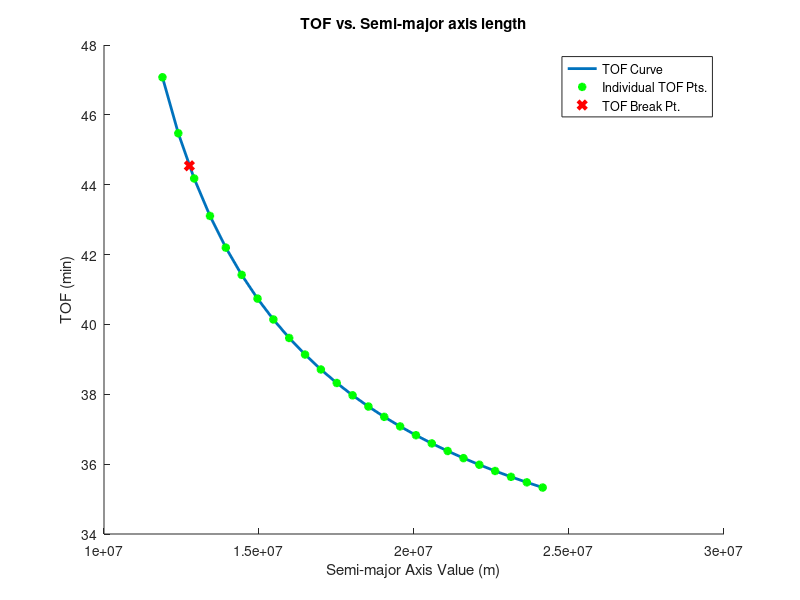
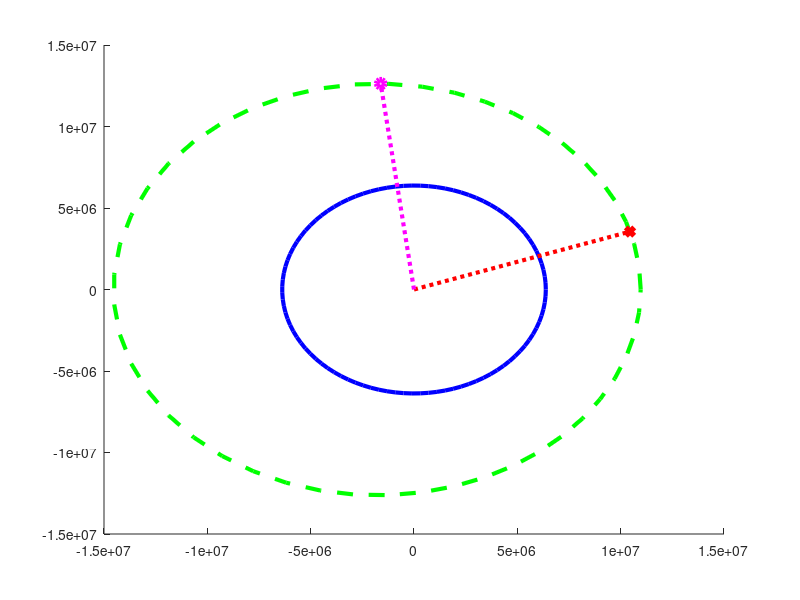

Here is the MATLAB script that generated these plots, in order: (Note: this script raises an error after producing the figures.)
%% Introduction
% Samuel Chernov(sc1823)
% Daniella Chung(djc375)
% Andrew Manfredi(ajm418) 

% Orbital Mechanics: Project 2 
% Professor Mookerjee
% Fall 2020 

% Problem #1

%% Part 0: Initializing constants 
rE=6.378e6; % Earth's Radius, m
mu=3.986e14; % m^3/s^2-> value for Earth 
h1=4663e3; % m 
h2=6352e3; % m 
theta=78.5; % deg 
t_break=44.5-0.033; % min 

%% Part A %%
r1=rE+h1; %m 
r2=rE+h2; %m 
a=(r1+r2)/2; %m 

% Initialize space for values 
TOF=zeros(1,25); 
aPltVals=zeros(1,25);

% Main Calculation 
for i=1:25
    aTemp=0; % a value for this iteration 
    
    if i==1
       aTemp=a; % calculate the maximum value 
    elseif(i~=1)
        factor=(i-1)*0.043;
        aTemp=factor*a+a;
    end
    
    % Save 'aTemp' value for plotting 
    aPltVals(i)=aTemp;
    
    % Constant 'P'
    P=sqrt(aTemp^3/mu);

    % Constant 'd' 
    d=sqrt(r1^2+r2^2-2*r1*r2*cosd(theta));

    % Finding alpha 
    tempSqrtA=sqrt((r1+r2+d)/(aTemp));
    tempSqrtA=tempSqrtA*0.5; % Finalizes right side of equal sign 

    alpha=2*asin(tempSqrtA); % alpha value, degrees

    % Finding beta
    tempSqrtB=sqrt((r1+r2-d)/(aTemp));
    tempSqrtB=tempSqrtB*0.5; % Finalizes right side of equal sign 

    beta=2*asin(tempSqrtB); % degrees value, degrees

    % Obtain TOF 
    tempTOF=P*((alpha-sin(alpha))-(beta-sin(beta))); % s 
    TOF(i)=tempTOF/60; % min
end

% Plot the Figure 
figure
hold on 
plot(aPltVals,TOF,'LineWidth',2);
plot(aPltVals,TOF,'g*','LineWidth',2);
xlabel('Semi-major Axis Value (m)');
ylabel('TOF (min)');
title('TOF vs. Semi-major axis length');


%% Part B

% Initialize space for the variables 
TOF_break=[];
aPltVals_b=[];

% Initilaize the first TOF & 'a' value from Part (a) 
TOF_break(1)=TOF(1); % initial TOF is the same 
aPltVals_b(1)=a; % intial 'a' is the same 

%{
* While Loop
* Decrease magnitude of 'a' by 0.0043
* Break when TOF falls bellow 't_break' 
* First iteration already calcualated, start loop
from iteration 2
%}
i=1; % Counter
while TOF_break(i)>t_break
   
   
   % Get 'a' for the current calculation
   aTemp_b=0.0043*a+aPltVals_b(i); 
   aPltVals_b(i+1)=aTemp_b;
   
    % Constant 'P'
    P_b=sqrt(aTemp_b^3/mu);

    % Constant 'd' 
    d_b=sqrt(r1^2+r2^2-2*r1*r2*cosd(theta));

    % Finding alpha 
    tempSqrtA_b=sqrt((r1+r2+d_b)/(aTemp_b));
    tempSqrtA_b=tempSqrtA_b*0.5; % Finalizes right side of equal sign 

    alpha_b=2*asin(tempSqrtA_b); % alpha value, degrees

    % Finding beta
    tempSqrtB_b=sqrt((r1+r2-d_b)/(aTemp_b));
    tempSqrtB_b=tempSqrtB_b*0.5; % Finalizes right side of equal sign 

    beta_b=2*asin(tempSqrtB_b); % degrees value, degrees

    % Obtain TOF 
    tempTOF_b=P_b*((alpha_b-sin(alpha_b))-(beta_b-sin(beta_b))); % s 
    TOF_break(i+1)=tempTOF_b/60; % hr
    
    % Check time condition 
    if TOF_break(i+1)<t_break
        break
    end
    
    % Increment the counter
    i=i+1;
   
end

% Plot on the same curve
plot(aPltVals_b(length(aPltVals_b)-1),TOF_break(length(TOF_break)-1),'rx','LineWidth',3)
legend('TOF Curve','Individual TOF Pts.','TOF Break Pt.')
hold off

%% Part C

% Obtain the value of the breakpoint for 'A' 
a_c=aPltVals_b(length(aPltVals_b)-1); 

% Use this value to get the new alpha_c and beta_c (Form 4-2-2 a&b)
alpha_c=1-((r1+r2+d)/(2*a_c)); 
beta_c=1-((r1+r2-d)/(2*a_c)); 

alpha_c=acos(alpha_c);
beta_c=acos(beta_c);

% Utilize Formula 4-5-7 to find psi 
psi=alpha_c-beta_c;

% Calculate ua from formula 4-5-4
fracTemp_ua=(a_c-r2)/(a_c-r1);
multTemp_ua=cos(psi)-fracTemp_ua;

ua=atan((1/sin(psi))*multTemp_ua); 

% Calculate ub using 4-5-7
ub=psi+ua;

% Get the eccentricity from 4-5-15
% Will be same for any pt., so use pt. A to calculate it
% ua-> r1 &&&& ub->r2, therefore: 
eps_c=(a_c-r1)/(a_c*cos(ua)); 

% Get Energy from Ch.2 formulas 
E_c=-mu/(2*a_c); % m^2/s^2

% Get the specific angular momentum 'H' from Ch. 2 formulas 
H_c=sqrt(a_c*mu*(1-eps_c^2)); %m^2/s

% For Va, must calculate 'ra'
% Use this & 'H' to get Va 
ra_c=a_c*(1+eps_c); % m 
Va_c=H_c/ra_c; % m/s 

%% Part D
%{
* Look @ the bottom of pg 75 in text 
* Calculate the 'p' value, and then 'v' from there
* That is used to calculate the position angle 
* Velocity is simply a chap. 2 formula
%}

% Calculate the velocities based on Chapter 2 formulas 
V1_d=sqrt(2*(E_c+mu/r1)); % m/s 
V2_d=sqrt(2*(E_c+mu/r2)); % m/s 

% Calculate the semilatus rectum 'P'
P_d=a_c*(1-eps_c^2); %m 

% Calculate the position 'v' 
v1_d=acos((1/eps_c)*(P_d/r1-1)); %rad
v2_d=acos((1/eps_c)*(P_d/r2-1)); %rad

% Calculate the elevation angles, phi from Ch.2 
phi1_d=atan((eps_c*sin(v1_d))/(1+eps_c*cos(v1_d))); % rad
phi2_d=atan((eps_c*sin(v2_d))/(1+eps_c*cos(v2_d))); % rad 

%% Part E 

% Find Ma_e & Mb_e from middle of pg 75
Ma_e=ua-eps_c*sin(ua);
Mb_e=ub-eps_c*sin(ub);

% TOF eqn. as sqrt(a^3/mu)*(Mb-Ma)
TOF_e=sqrt(a_c^3/mu)*(Mb_e-Ma_e);
TOF_e=TOF_e/60; % put into minutes

%% Part F

% Angle between the two observations
% Look at Fig. 4-5-1 on pg 72 in the text
theta_f=(v2_d-v1_d);
theta_f=theta_f*180/pi; % Convert to degrees, like given in assignment

%% Part G 
% Orbital Drawing

% Step 0- initialize values for orbit plotting
gammaPlt=linspace(0,2*pi,50);
figure 
hold on

% Step 1- draw the earth
center=[0,0];
ePlt=viscircles(center,rE,'LineWidth',3,'Color','b');

% Step 2- get values necessary to create orbit plot 

% 'r' value from Eqn. 2-5-5
eps_g=eps_c; % eccentricity value
a_g=a_c; % value of 'a' used for subsequent calcualtions 

rxPlt=zeros(1,length(gammaPlt));
ryPlt=zeros(1,length(gammaPlt));

for i=1:length(rxPlt)
    rTemp=(a_g*abs(1-eps_g^2))/(1+eps_g*cos(gammaPlt(i)));
    
    rxPlt(i)=cos(gammaPlt(i))*rTemp;
    ryPlt(i)=sin(gammaPlt(i))*rTemp;
end
orbPlt=plot(rxPlt,ryPlt,'LineStyle','--','Color','g','LineWidth',3);

% Step 3- Mark the observations 

%{
* Observations
    * Occur @ v1 and v2 (angles)
    * Occur @ r1 and r2 (positions) 
* Plotting the points of those observations 
%}

% Observation 1 
obs1x_g=cos(v1_d)*r1;
obs1y_g=sin(v1_d)*r1;

% Observation 2 
obs2x_g=cos(v2_d)*r2;
obs2y_g=sin(v2_d)*r2;

% Plot the Observations 
obs1x_plt_g=[0 obs1x_g];
obs1y_plt_g=[0 obs1y_g]; 
obs2x_plt_g=[0 obs2x_g]; 
obs2y_plt_g=[0 obs2y_g];

obs1Plt=plot(obs1x_plt_g,obs1y_plt_g,':','Color','r','LineWidth',3);
obs2Plt=plot(obs2x_plt_g,obs2y_plt_g,':','Color','m','LineWidth',3);
plot(obs1x_g,obs1y_g,'x','Color','r','LineWidth',4);
plot(obs2x_g,obs2y_g,'o','Color','m','LineWidth',4);

% Step 4- label the figure 

% Axes
ax = gca;
ax.XAxisLocation = 'origin';
ax.YAxisLocation = 'origin';

% Labels
title('Earth and Orbit Trajectory Plot');
xlabel('Location (m)');
ylabel('Location (m)');
legend([ePlt orbPlt obs1Plt obs2Plt],{'Earth','Orbit Trajectory',...
    'Observation 1','Observation 2'},...
    'Location','SouthEast');
hold off







